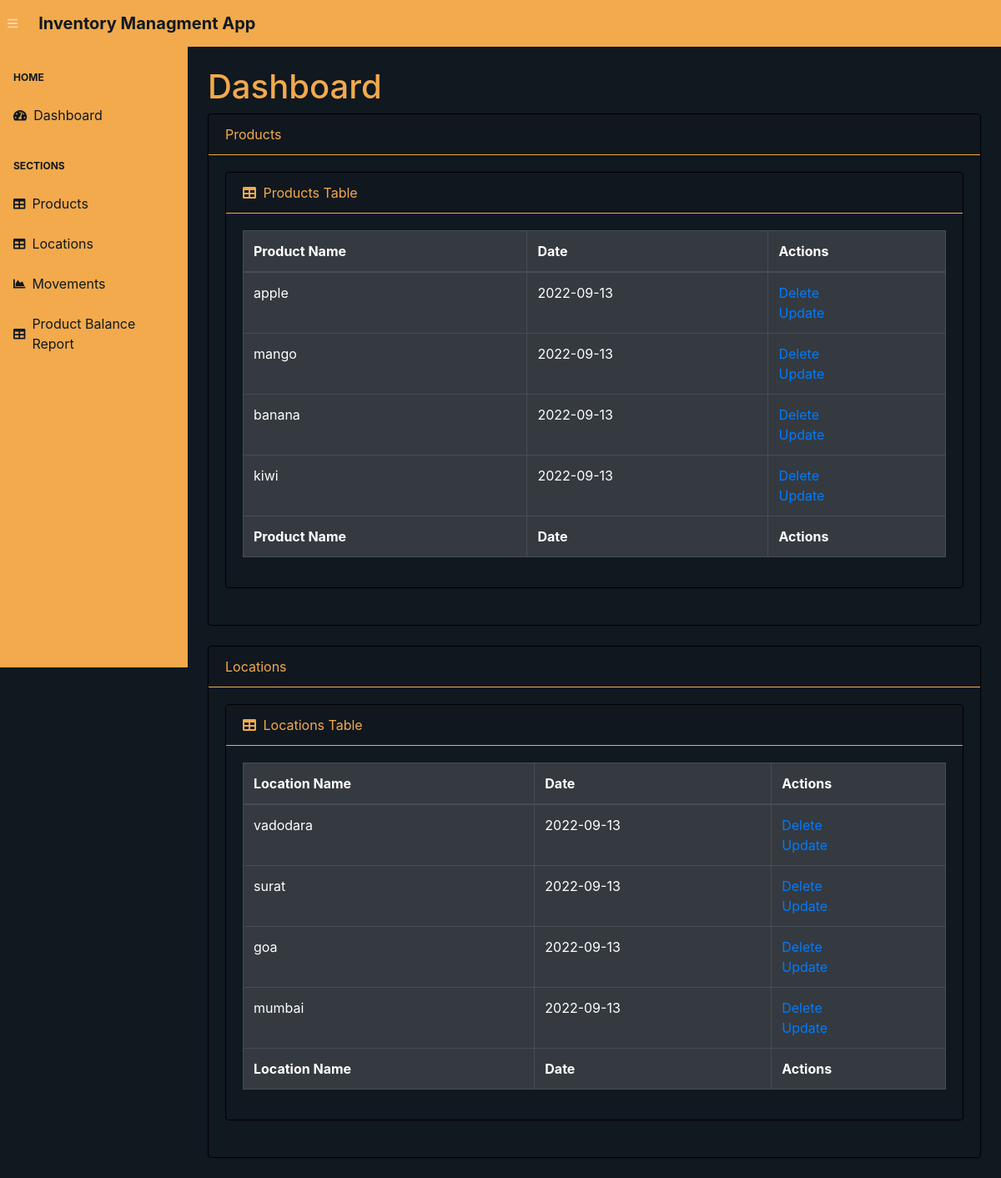
The page / on the database its author committed.
### app.py (models this page shows, shortened)
class Product(db.Model):
    __tablename__ = 'products'
    product_id      = db.Column(db.String(200), primary_key=True)
    date_created    = db.Column(db.DateTime, default=datetime.utcnow)

class Location(db.Model):
    __tablename__   = 'locations'
    location_id     = db.Column(db.String(200), primary_key=True)
    date_created    = db.Column(db.DateTime, default=datetime.utcnow)

### app.py (the view, shortened to what this page needs)
@app.route('/', methods=["POST", "GET"])
def index():
    if (request.method == "POST") and ('location_name' in request.form):
        location_name    = request.form["location_name"]
        new_location     = Location(location_id=location_name)
        try:
            db.session.add(new_location)
            db.session.commit()
            return redirect("/")
        except:
            return "There Was an issue while add a new Location"
    else:
        products    = Product.query.order_by(Product.date_created).all()
        locations   = Location.query.order_by(Location.date_created).all()
        return render_template("index.html", products = products, locations = locations)

### templates/index.html (shortened to what this page needs)
{% extends 'base.html' %}
{% block content %}
<main style="background-color:#101820FF ;">
    <div class="container-fluid">
        <h1 class="mt-4" style="color:#F2AA4CFF;">Dashboard</h1>
        <div class="card mb-4" style="background-color:#101820FF ;color : #F2AA4CFF;border-color: black;">
            <div class="card-header" style="border-bottom: 1px solid #F2AA4CFF;">Products</div>
            <div class="card-body">
                <div class="card mb-4" style="background-color:#101820FF;border-color: black;">
                    <div class="card-header" style="border-bottom: 1px solid #F2AA4CFF;">
                        <i class="fas fa-table mr-1"></i>
                        Products Table
                    </div>
                    <div class="card-body">
                        <div class="table-responsive">
                            {% if products|length < 1 %} <h4>There are no Products, add one above</h4>
                                {% else %}
                                <table class="table table-bordered table-dark" id="dataTable" width="100%"
                                    cellspacing="0">
                                    <thead>
                                        <tr>
                                            <th>Product Name</th>
                                            <th>Date</th>
                                            <th>Actions</th>
                                        </tr>
                                    </thead>
                                    <tfoot>
                                        <tr>
                                            <th>Product Name</th>
                                            <th>Date</th>
                                            <th>Actions</th>
                                        </tr>
                                    </tfoot>
                                    <tbody>
                                        {% for product in products %}
                                        <tr>
                                            <td>{{ product.product_id }}</td>
                                            <td>{{ product.date_created.date() }}</td>
                                            <td>
                                                <a href="/delete-product/{{ product.product_id }}">Delete</a>
                                                <br>
                                                <a href="/update-product/{{ product.product_id }}">Update</a>
                                            </td>
                                        </tr>
                                        {% endfor %}
                                    </tbody>
                                </table>
                                {% endif %}
                        </div>
                    </div>
                </div>
            </div>
        </div>
        <div class="card mb-4" style="background-color:#101820FF ;color : #F2AA4CFF;border-color:black ;">
            <div class="card-header" style="border-bottom: 1px solid #F2AA4CFF;">Locations</div>
            <div class="card-body">
                <div class="card mb-4" style="background-color:#101820FF ;border-color: black;">
                    <div class="card-header" style="border-bottom: 1px solid #F2AA4CFF;">
                        <i class="fas fa-table mr-1"></i>
                        Locations Table
                    </div>
                    <div class="card-body">
                        <div class="table-responsive">
                            {% if locations|length < 1 %} <h4>There are no Locations, add one above</h4>
                                {% else %}
                                <table class="table table-bordered table-dark" id="dataTable" width="100%"
                                    cellspacing="0">
                                    <thead>
                                        <tr>
                                            <th>Location Name</th>
                                            <th>Date</th>
                                            <th>Actions</th>
                                        </tr>
                                    </thead>
                                    <tfoot>
                                        <tr>
                                            <th>Location Name</th>
                                            <th>Date</th>
                                            <th>Actions</th>
                                        </tr>
                                    </tfoot>
                                    <tbody>
                                        {% for location in locations %}
                                        <tr>
                                            <td>{{ location.location_id }}</td>
                                            <td>{{ location.date_created.date() }}</td>
                                            <td>
                                                <a href="/delete-location/{{ location.location_id }}">Delete</a>
                                                <br>
                                                <a href="/update-location/{{ location.location_id }}">Update</a>
                                            </td>
                                        </tr>
                                        {% endfor %}
                                    </tbody>
                                </table>
                                {% endif %}
                        </div>
                    </div>
                </div>
            </div>
        </div>
    </div>
</main>
{% endblock %}

### templates/base.html (shortened to what this page needs)
<!DOCTYPE html>
<html lang="en">
<head>
    <link rel="stylesheet" href="{{ url_for('static', filename='css/bootstrap/styles.css')}}">
    <link href="https://cdn.datatables.net/1.10.20/css/dataTables.bootstrap4.min.css" rel="stylesheet"
 />
</head>
<body class="sb-nav-fixed" style="background-color:#101820FF">
    <nav class="sb-topnav navbar navbar-expand navbar-dark" style="background-color: #F2AA4CFF;color: #101820FF;">
        <button class="btn btn-link btn-sm order-1 order-lg-0" id="sidebarToggle" href="#"><i
                class="fas fa-bars"></i></button>
        <a class="navbar-brand" style="color: #101820FF;font-weight: bold;" href="/">Inventory Managment App</a>
    </nav>
    <div id="layoutSidenav">
        <div id="layoutSidenav_nav">
            <nav class="sb-sidenav accordion sb-sidenav-dark" style="background-color:#F2AA4CFF ;color: #101820FF;"
                id="sidenavAccordion">
                <div class="sb-sidenav-menu">
                    <div class="nav">
                        <div class="sb-sidenav-menu-heading" style="color:#101820FF">HOME</div>
                        <a class="nav-link" style="color:#101820FF" href="/">
                            <div style="color:#101820FF" class="sb-nav-link-icon"><i class="fas fa-tachometer-alt"></i>
                            </div>
                            Dashboard
                        </a>
                        <div style="color:#101820FF" class="sb-sidenav-menu-heading">Sections</div>
                        <a class="nav-link" style="color:#101820FF" href="/products/">
                            <div style="color:#101820FF" class="sb-nav-link-icon"><i class="fas fa-table"></i></div>
                            Products
                        </a>
                        <a class="nav-link" style="color:#101820FF" href="/locations/">
                            <div style="color:#101820FF" class="sb-nav-link-icon"><i class="fas fa-table"></i></div>
                            Locations
                        </a>
                        <a class="nav-link" style="color:#101820FF" href="/movements/">
                            <div style="color:#101820FF" class="sb-nav-link-icon"><i class="fas fa-chart-area"></i>
                            </div>
                            Movements
                        </a>
                        <a class="nav-link" style="color:#101820FF" href="/product-balance/">
                            <div style="color:#101820FF" class="sb-nav-link-icon"><i class="fas fa-table"></i></div>
                            Product Balance Report
                        </a>
                    </div>
                </div>
            </nav>
        </div>
        <div id="layoutSidenav_content">
            {% block content %}
            {% endblock %}
        </div>
    </div>
</body>
</html>

### rows shown on the page
Product: product_id "apple", date_created "2022-09-13"
Product: product_id "mango", date_created "2022-09-13"
Product: product_id "banana", date_created "2022-09-13"
Product: product_id "kiwi", date_created "2022-09-13"
Location: location_id "vadodara", date_created "2022-09-13"
Location: location_id "surat", date_created "2022-09-13"
Location: location_id "goa", date_created "2022-09-13"
Location: location_id "mumbai", date_created "2022-09-13"
